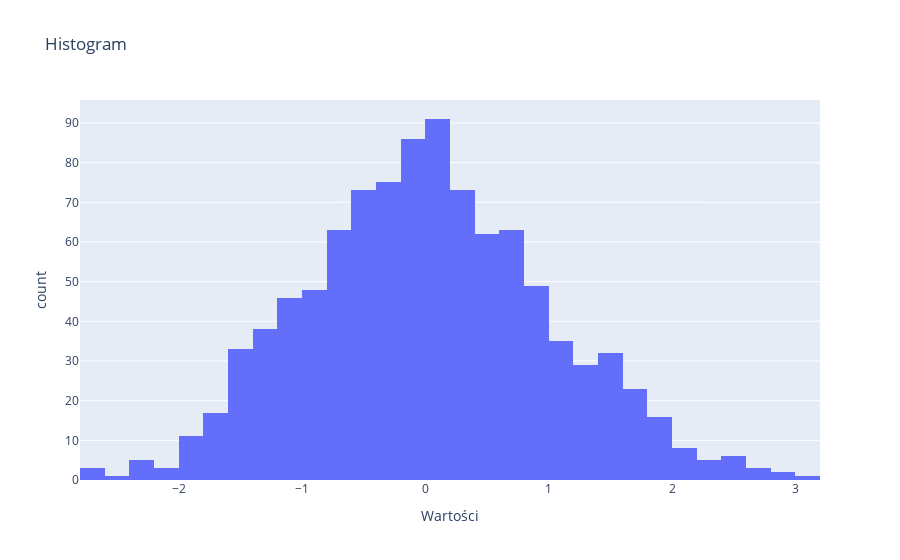

This figure's notebook cell:
### Code cell
#Histogram

import numpy as np

dane = np.random.normal(0, 1, 1000)

#tworzenie hostogramu
fig = px.histogram(x=dane, nbins=30, title="Histogram", labels={'x': 'Wartości', 'y': "Częstotliwość"})
fig.show()

### Figure 1 — Plotly figure (JSON) as saved in the notebook; plotly's stock layout.template omitted (floating-point values rounded to 4 significant figures; data arrays with more than 128 entries replaced by an {"elided": "..."} marker saying what was removed)
{"data": [{"alignmentgroup": "True", "bingroup": "x", "hovertemplate": "Wartości=%{x}<br>count=%{y}<extra></extra>", "legendgroup": "", "marker": {"color": "#636efa", "pattern": {"shape": ""}}, "name": "", "nbinsx": 30, "offsetgroup": "", "orientation": "v", "showlegend": false, "type": "histogram", "x": {"elided": "1000 float values"}, "xaxis": "x", "yaxis": "y"}], "layout": {"barmode": "relative", "legend": {"tracegroupgap": 0}, "title": {"text": "Histogram"}, "xaxis": {"anchor": "y", "domain": [0, 1], "title": {"text": "Wartości"}}, "yaxis": {"anchor": "x", "domain": [0, 1], "title": {"text": "count"}}}}
